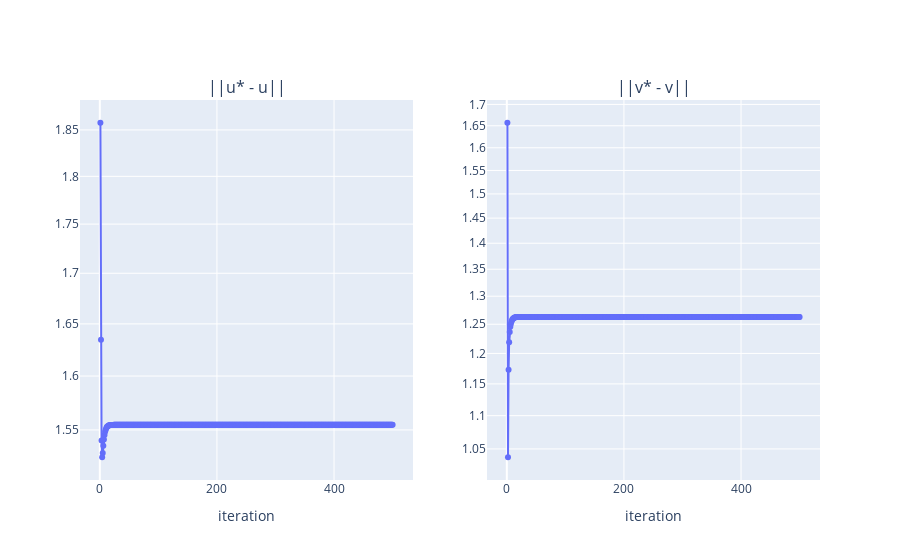

Notebook code cell kept with this figure:
### Code cell
# plot of u* - u (resp v* - v)

# params
nb_iteration = 500

arr_u, arr_v = power_method_modified(X, max_iterations=nb_iteration)
rg_1000 = list(range(1, nb_iteration + 1))

# init figure
fig = make_subplots(
    rows=1, cols=2,
    subplot_titles=["||u* - u||", "||v* - v||"]
)

fig.add_trace(
    go.Scatter(
        x=rg_1000,
        y=[np.linalg.norm(u_star - u) for u in arr_u],
        mode="lines+markers",
        marker_color="#636EFA",
        showlegend=False
    ),
    row=1, col=1
)

fig.add_trace(
    go.Scatter(
        x=rg_1000,
        y=[np.linalg.norm(v_star - v) for v in arr_v],
        mode="lines+markers",
        marker_color="#636EFA",
        showlegend=False
    ),
    row=1, col=2
)

# set axis layout
for i in [1, 2]:
    fig.update_xaxes(
        title_text="iteration",
        row=1, col=i
    )

    fig.update_yaxes(
        type="log",
        row=1, col=i
    )

fig.show()

### Figure 1 — Plotly figure (JSON) as saved in the notebook; plotly's stock layout.template omitted (floating-point values rounded to 4 significant figures; data arrays with more than 128 entries replaced by an {"elided": "..."} marker saying what was removed)
{"data": [{"marker": {"color": "#636EFA"}, "mode": "lines+markers", "showlegend": false, "type": "scatter", "x": {"elided": "500 int values"}, "xaxis": "x", "y": {"elided": "500 float values"}, "yaxis": "y"}, {"marker": {"color": "#636EFA"}, "mode": "lines+markers", "showlegend": false, "type": "scatter", "x": {"elided": "500 int values"}, "xaxis": "x2", "y": {"elided": "501 float values"}, "yaxis": "y2"}], "layout": {"annotations": [{"font": {"size": 16}, "showarrow": false, "text": "||u* - u||", "x": 0.225, "xanchor": "center", "xref": "paper", "y": 1, "yanchor": "bottom", "yref": "paper"}, {"font": {"size": 16}, "showarrow": false, "text": "||v* - v||", "x": 0.775, "xanchor": "center", "xref": "paper", "y": 1, "yanchor": "bottom", "yref": "paper"}], "xaxis": {"anchor": "y", "domain": [0, 0.45], "title": {"text": "iteration"}}, "xaxis2": {"anchor": "y2", "domain": [0.55, 1], "title": {"text": "iteration"}}, "yaxis": {"anchor": "x", "domain": [0, 1], "type": "log"}, "yaxis2": {"anchor": "x2", "domain": [0, 1], "type": "log"}}}
